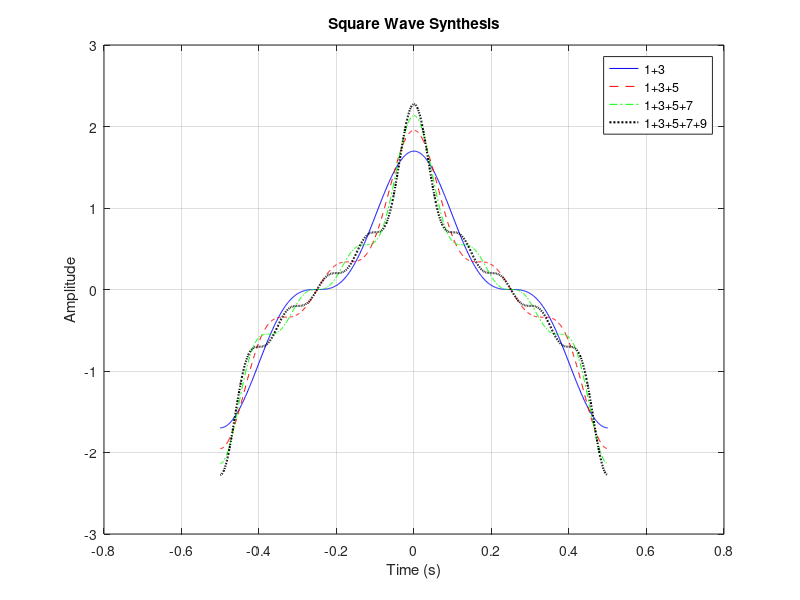

This chart was generated by the following MATLAB code:
% Section A: Square Wave Synthesis

% Parameters
T = 1;          % Period (seconds)
t = -T/2:0.001:T/2;  % Time vector, small steps for smooth plot
N = [1 3 5 7 9];     % Harmonic components
%%
% Preallocate arrays for different harmonic sums
y1 = zeros(1,length(t));    % 1+3
y2 = zeros(1,length(t));    % 1+3+5
y3 = zeros(1,length(t));    % 1+3+5+7
y4 = zeros(1,length(t));    % 1+3+5+7+9
%%
% Calculation loop
for i = 1:length(N)
    n = N(i);
    An = 4/(n*pi);  % Fourier coefficient for square wave
    harm = An*cos(2*pi*n*t/T);
    
    y1 = y1 + (i<=2)*harm;  % First 2 terms
    y2 = y2 + (i<=3)*harm;  % First 3 terms
    y3 = y3 + (i<=4)*harm;  % First 4 terms
    y4 = y4 + harm;         % All terms
end
%%
% Plot
figure
plot(t, y1, 'b-', t, y2, 'r--', t, y3, 'g-.', t, y4, 'k:', 'LineWidth', 1.5)
grid on
legend('1+3', '1+3+5', '1+3+5+7', '1+3+5+7+9')
xlabel('Time (s)')
ylabel('Amplitude')
title('Square Wave Synthesis')